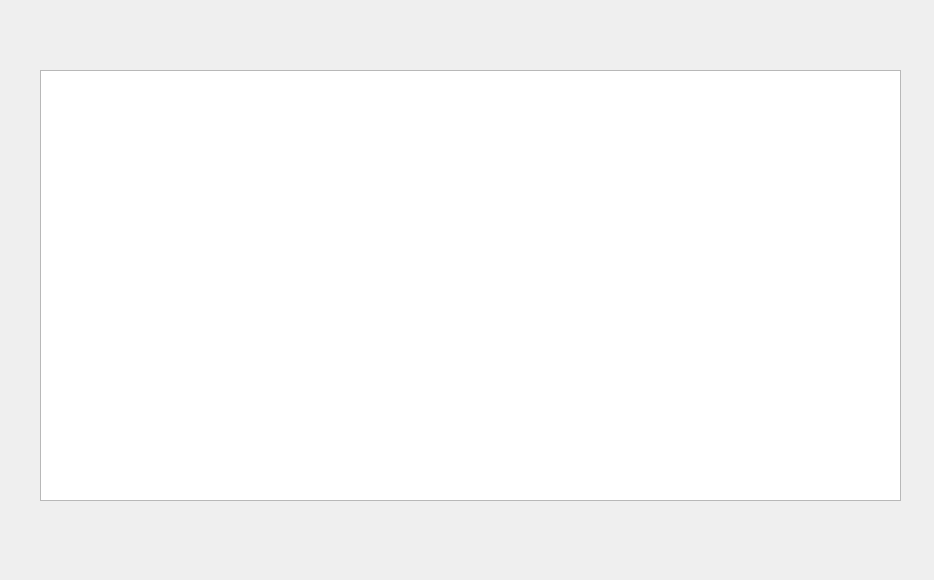
<?xml version="1.0" encoding="UTF-8"?>
<ui version="4.0">
 <class>Form</class>
 <widget class="QWidget" name="Form">
  <property name="geometry">
   <rect>
    <x>0</x>
    <y>0</y>
    <width>934</width>
    <height>580</height>
   </rect>
  </property>
  <property name="windowTitle">
   <string>Form</string>
  </property>
  <widget class="QGraphicsView" name="graphicsView">
   <property name="geometry">
    <rect>
     <x>40</x>
     <y>70</y>
     <width>861</width>
     <height>431</height>
    </rect>
   </property>
  </widget>
 </widget>
 <resources/>
 <connections/>
</ui>
